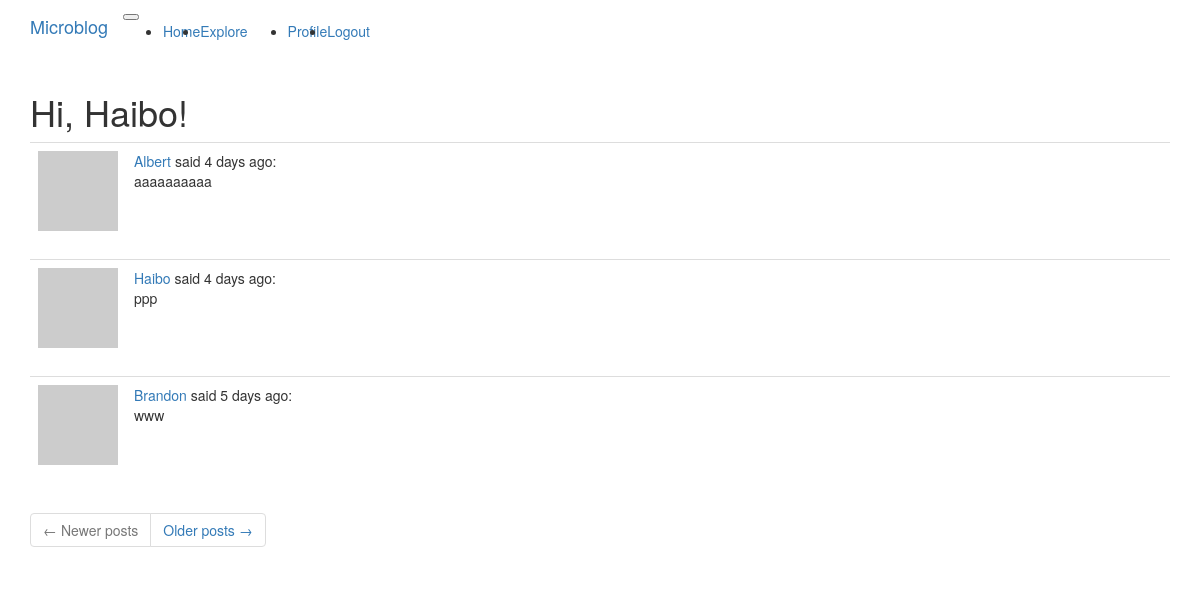
The page /explore (signed in) on the database as committed earlier.
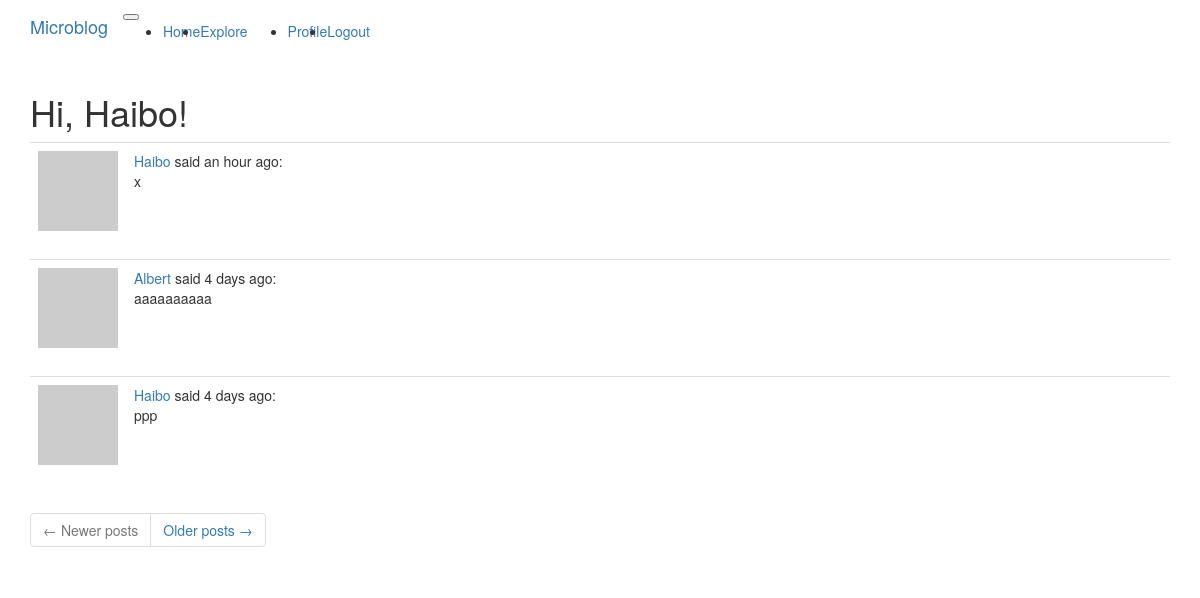
The same page on the database as committed later.
### app/models.py (models this page shows, shortened)
class User(UserMixin, db.Model):
    id = db.Column(db.Integer, primary_key=True)
    username = db.Column(db.String(64), index=True, unique=True)
    email = db.Column(db.String(120), index=True, unique=True)
    password_hash = db.Column(db.String(128))
    posts = db.relationship('Post', backref='author', lazy='dynamic')
    about_me = db.Column(db.String(140))
    last_seen = db.Column(db.DateTime, default=datetime.utcnow)
    def avatar(self, size):
        digest = md5(self.email.lower().encode('utf-8')).hexdigest()
        return f'https://www.gravatar.com/avatar/{digest}?d=identicon&s={size}'
    followed = db.relationship(
        'User', secondary=followers,
        primaryjoin=(followers.c.follower_id == id),
        secondaryjoin=(followers.c.followed_id == id),
        backref=db.backref('followers', lazy='dynamic'), lazy='dynamic')

class Post(db.Model):
    id = db.Column(db.Integer, primary_key=True)
    body = db.Column(db.String(140))
    timestamp = db.Column(db.DateTime, index=True, default=datetime.utcnow)
    user_id = db.Column(db.Integer, db.ForeignKey('user.id'))

### app/routes.py (the view)
@app.route('/explore')
@login_required
def explore():
    page = request.args.get('page', 1, type=int)
    posts = Post.query.order_by(Post.timestamp.desc()).paginate(
        page=page, per_page=app.config['POSTS_PER_PAGE'], error_out=False)
    next_url = url_for('explore', page=posts.next_num) \
        if posts.has_next else None
    prev_url = url_for('explore', page=posts.prev_num) \
        if posts.has_prev else None
    return render_template('index.html', title='Explore', posts=posts.items,
                           next_url=next_url, prev_url=prev_url)

### app/models.py (called while the page is built)
@login.user_loader
def load_user(id):
    return User.query.get(int(id))

### app/routes.py (called while the page is built)
@app.before_request
def before_request():
    if current_user.is_authenticated:
        current_user.last_seen = datetime.utcnow()
        db.session.commit()

### app/templates/index.html (shortened to what this page needs)
{% extends "base.html" %}
{% import 'bootstrap/wtf.html' as wtf %}
{% block app_content %}
    <h1>Hi, {{ current_user.username }}!</h1>
    {% for post in posts %}
        {% include '_post.html' %}
    {% endfor %}
    <nav aria-label="Post navigation">
        <ul class="pagination">
            <li class="page-item{% if not prev_url %} disabled{% endif %}">
                <a class="page-link" href="{{ prev_url }}">
                    <span aria-hidden="true">&larr;</span> Newer posts
                </a>
            </li>
            <li class="page-item{% if not next_url %} disabled{% endif %}">
                <a class="page-link" href="{{ next_url }}">
                    Older posts <span aria-hidden="true">&rarr;</span>
                </a>
            </li>
        </ul>
    </nav>
{% endblock %}

### app/templates/base.html (shortened to what this page needs)
{% extends 'bootstrap/base.html' %}
{% block navbar %}
    <nav class="navbar navbar-expand-lg bg-body-tertiary">
      <div class="container">
        <a class="navbar-brand" href="{{ url_for('index') }}">Microblog</a>
        <button class="navbar-toggler" type="button" data-bs-toggle="collapse" data-bs-target="#navbarSupportedContent" aria-controls="navbarSupportedContent" aria-expanded="false" aria-label="Toggle navigation">
        </button>
        <div class="collapse navbar-collapse" id="navbarSupportedContent">
          <ul class="navbar-nav me-auto mb-2 mb-lg-0">
            <li class="nav-item">
              <a class="nav-link" aria-current="page" href="{{ url_for('index') }}">Home</a>
            </li>
            <li class="nav-item">
              <a class="nav-link" aria-current="page" href="{{ url_for('explore') }}">Explore</a>
            </li>
          </ul>
          <ul class="navbar-nav mb-2 mb-lg-0">
            {% if current_user.is_anonymous %}
            <li class="nav-item">
              <a class="nav-link" aria-current="page" href="{{ url_for('login') }}">Login</a>
            </li>
            {% else %}
            <li class="nav-item">
              <a class="nav-link" aria-current="page" href="{{ url_for('user', username=current_user.username) }}">Profile</a>
            </li>
            <li class="nav-item">
              <a class="nav-link" aria-current="page" href="{{ url_for('logout') }}">Logout</a>
            </li>
            {% endif %}
          </ul>
        </div>
      </div>
    </nav>
{% endblock %}
{% block content %}
    <div class="container">
        {% block app_content %}{% endblock %}
    </div>
{% endblock %}

### app/templates/_post.html
    <table class="table table-hover">
        <tr>
            <td width="70px">
                <a href="{{ url_for('user', username=post.author.username) }}">
                    <img src="{{ post.author.avatar(70) }}" />
                </a>
            </td>
            <td>
                <a href="{{ url_for('user', username=post.author.username) }}">
                    {{ post.author.username }}
                </a>
                said {{ moment(post.timestamp).fromNow() }}:
                <br>
                {{ post.body }}
            </td>
        </tr>
    </table>

Rows that differ between the two databases and show on the page:
no longer on this page (row unchanged): Post: author.username "Brandon", timestamp "5 days ago", body "www"
added Post: author.username "Haibo", timestamp "an hour ago", body "x"
